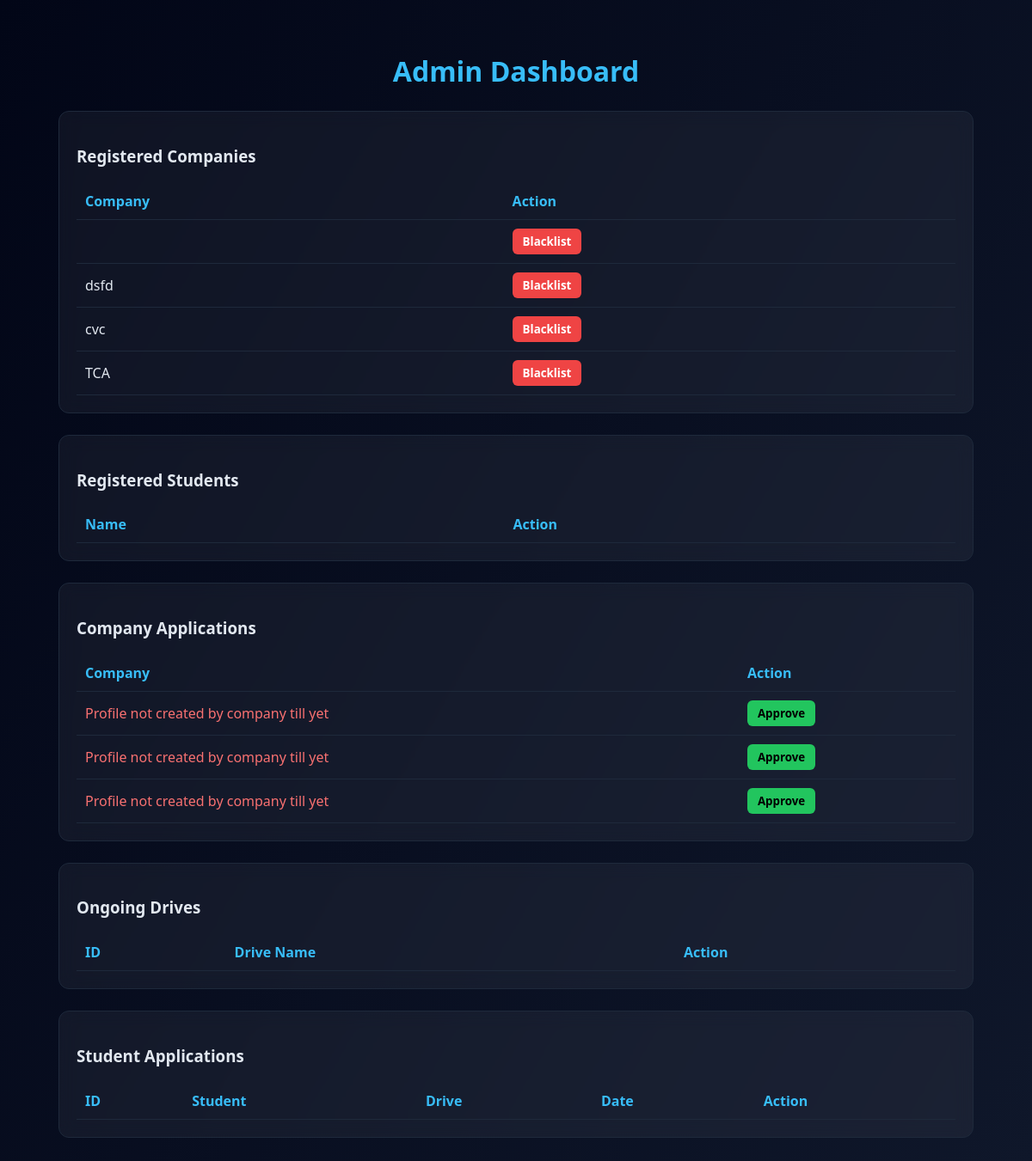
Before: /admin_dashboard with the older database file.
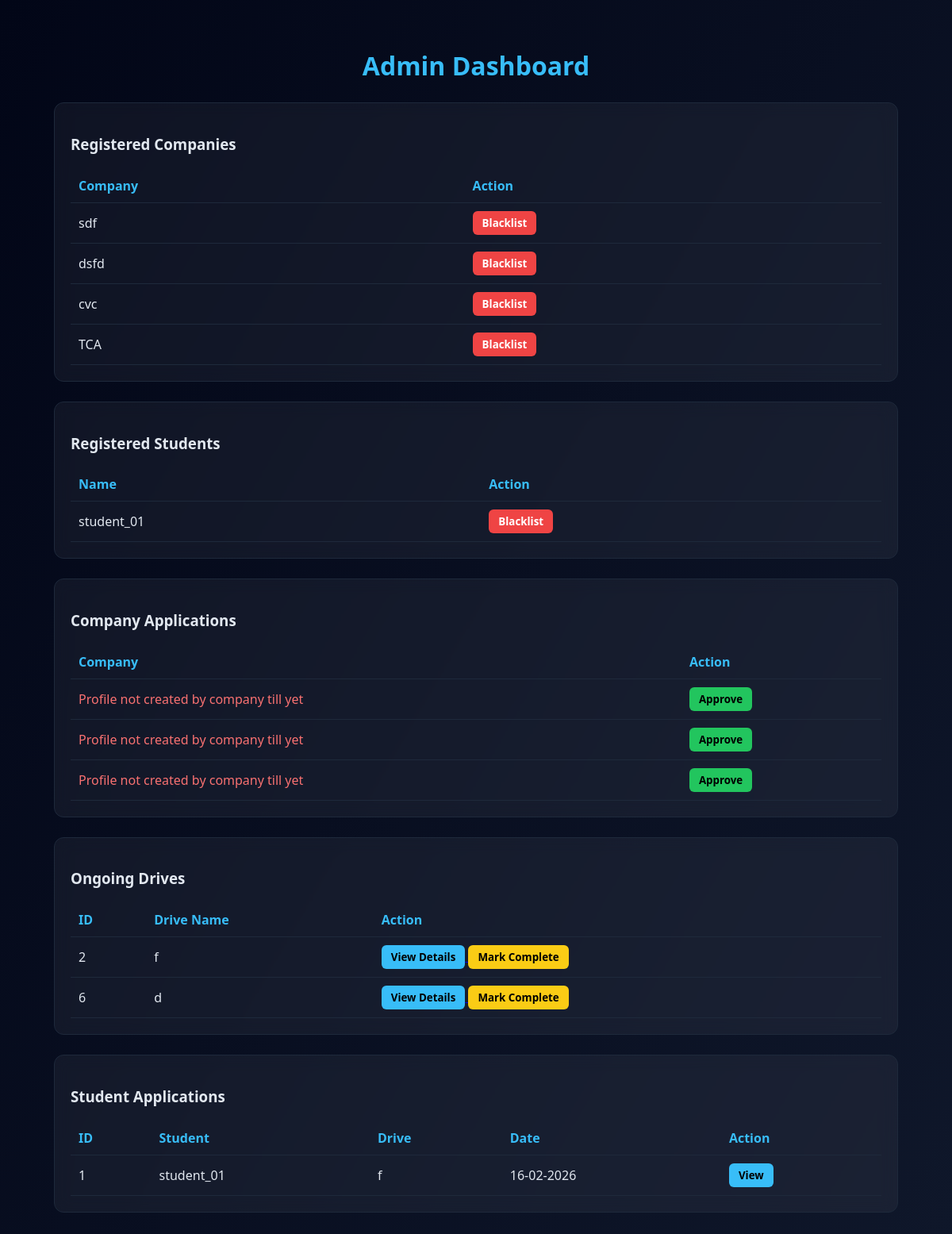
After: the same page with the newer database file.
### app.py (models this page shows)
class User(db.Model):
    __tablename__ = "users"
    id = db.Column(db.Integer, primary_key=True)
    name = db.Column(db.String(100), nullable=False)
    email = db.Column(db.String(120), unique=True, nullable=False)
    password = db.Column(db.String(200), nullable=False)
    role = db.Column(db.String(20), nullable=False)  # admin / student / company
    is_approved = db.Column(db.Boolean, default=False)
    created_at = db.Column(db.DateTime, default=datetime.utcnow)
    student_profile = db.relationship(
        "StudentProfile",
        back_populates="user",
        uselist=False,
        cascade="all, delete"
    )
    company_profile = db.relationship(
        "CompanyProfile",
        back_populates="user",
        uselist=False,
        cascade="all, delete"
    )

class CompanyProfile(db.Model):
    __tablename__ = "company_profiles"
    id = db.Column(db.Integer, primary_key=True)
    user_id = db.Column(
        db.Integer,
        db.ForeignKey("users.id"),
        nullable=False,
        unique=True
    )
    company_name = db.Column(db.String(150))
    industry = db.Column(db.String(100))
    website = db.Column(db.String(150))
    description = db.Column(db.Text)
    location = db.Column(db.String(100))
    company_size = db.Column(db.String(50))
    user = db.relationship("User", back_populates="company_profile")
    jobs = db.relationship(
        "Job",
        back_populates="company",
        cascade="all, delete"
    )

class Job(db.Model):
    __tablename__ = "jobs"
    id = db.Column(db.Integer, primary_key=True)
    company_id = db.Column(
        db.Integer,
        db.ForeignKey("company_profiles.id"),
        nullable=False
    )
    title = db.Column(db.String(150))
    skills = db.Column(db.String(200))
    salary = db.Column(db.String(50))
    is_approved = db.Column(db.Boolean, default=False)
    is_closed = db.Column(db.Boolean, default=False)
    company = db.relationship("CompanyProfile", back_populates="jobs")
    applications = db.relationship(
        "Application",
        back_populates="job",
        cascade="all, delete"
    )

class Application(db.Model):
    __tablename__ = "applications"
    id = db.Column(db.Integer, primary_key=True)
    job_id = db.Column(
        db.Integer,
        db.ForeignKey("jobs.id"),
        nullable=False
    )
    student_id = db.Column(
        db.Integer,
        db.ForeignKey("student_profiles.id"),
        nullable=False
    )
    status = db.Column(db.String(50), default="Applied")
    applied_at = db.Column(db.DateTime, default=datetime.utcnow)
    job = db.relationship("Job", back_populates="applications")
    student = db.relationship("StudentProfile", back_populates="applications")

### app.py (the view)
@app.route("/admin_dashboard")
def admin_dashboard():
    companies = User.query.filter_by(role="company", is_approved=True).all()
    students = User.query.filter_by(role="student").all()
    pending_companies = User.query.filter_by(role="company", is_approved=False).all()
    jobs = Job.query.filter_by(is_approved=True, is_closed=False).all()
    applications = Application.query.all()
    return render_template(
        "admin_dashboard.html",
        companies=companies,
        students=students,
        pending_companies=pending_companies,
        jobs=jobs,
        applications=applications
    )

### templates/admin_dashboard.html (shortened to what this page needs)
<!DOCTYPE html>
<html>
<head>
</head>
<body>
    <div class="container">
        <h1>Admin Dashboard</h1>
        <div class="card">
            <h3>Registered Companies</h3>
            <table>
                <tr>
                    <th>Company</th>
                    <th>Action</th>
                </tr>
                {% for c in companies %}
                <tr>
                    <td>{{ c.company_profile.company_name }}</td>
                    <td>
                        <a href="/blacklist/{{ c.id }}">
                            <button class="reject">Blacklist</button>
                        </a>
                    </td>
                </tr>
                {% endfor %}
            </table>
        </div>
        <div class="card">
            <h3>Registered Students</h3>
            <table>
                <tr>
                    <th>Name</th>
                    <th>Action</th>
                </tr>
                {% for s in students %}
                <tr>
                    <td>{{ s.name }}</td>
                    <td>
                        <a href="/blacklist/{{ s.id }}">
                            <button class="reject">Blacklist</button>
                        </a>
                    </td>
                </tr>
                {% endfor %}
            </table>
        </div>
        <div class="card">
            <h3>Company Applications</h3>
            <table>
                <tr>
                    <th>Company</th>
                    <th>Action</th>
                </tr>
            {% for p in pending_companies %}
            <tr>
                <td>
                    {% if p.company_profile %}
                        {{ p.company_profile.company_name }}
                    {% else %}
                        <span style="color:#f87171;">
                            Profile not created by company till yet
                        </span>
                    {% endif %}
                </td>
                <td>
                    <a href="/approve-company/{{ p.id }}">
                        <button class="approve">Approve</button>
                    </a>
                </td>
            </tr>
            {% endfor %}
            </table>
        </div>
        <div class="card">
            <h3>Ongoing Drives</h3>
            <table>
                <tr>
                    <th>ID</th>
                    <th>Drive Name</th>
                    <th>Action</th>
                </tr>
                {% for j in jobs %}
                <tr>
                    <td>{{ j.id }}</td>
                    <td>{{ j.title }}</td>
                    <td>
                        <a href="/job/{{ j.id }}">
                            <button class="view">View Details</button>
                        </a>
                        <a href="/complete-job/{{ j.id }}">
                            <button class="complete">Mark Complete</button>
                        </a>
                    </td>
                </tr>
                {% endfor %}
            </table>
        </div>
        <div class="card">
            <h3>Student Applications</h3>
            <table>
                <tr>
                    <th>ID</th>
                    <th>Student</th>
                    <th>Drive</th>
                    <th>Date</th>
                    <th>Action</th>
                </tr>
                {% for a in applications %}
                <tr>
                    <td>{{ a.id }}</td>
                    <td>{{ a.student.user.name }}</td>
                    <td>{{ a.job.title }}</td>
                    <td>{{ a.applied_at.strftime("%d-%m-%Y") }}</td>
                    <td>
                        <a href="/application/{{ a.id }}">
                            <button class="view">View</button>
                        </a>
                    </td>
                </tr>
                {% endfor %}
            </table>
        </div>
    </div>
</body>
</html>

### templates/admin_dashboard.html (style rules this page uses)
* { box-sizing: border-box; font-family: "Segoe UI", Arial; }
body { margin: 0; background: linear-gradient(120deg, #020617, #0f172a); color: #e2e8f0; padding: 40px; }
.container { width: 95%; margin: auto; }
h1 { text-align: center; color: #38bdf8; }
.card { background: rgba(255, 255, 255, 0.05); border: 1px solid #1e293b; border-radius: 12px; padding: 20px; margin-top: 25px; backdrop-filter: blur(10px); }
table { width: 100%; border-collapse: collapse; margin-top: 10px; }
th, td { padding: 10px; border-bottom: 1px solid #1e293b; }
th { color: #38bdf8; text-align: left; }
button { padding: 6px 12px; border: none; border-radius: 6px; cursor: pointer; font-weight: bold; }
.approve { background: #22c55e; color: black; }
.reject { background: #ef4444; color: white; }
.view { background: #38bdf8; color: black; }
.complete { background: #facc15; color: black; }

Changed rows visible on the page:
shown differently, row unchanged: User: company_profile.company_name (not shown) → "sdf"
added User: name "student_01", shown under "Registered Students"
now on this page (row edited): Job: id "2", title "f"
added Job: id "6", title "d"
added Application: id "1", student.user.name "student_01", job "f", applied_at "16-02-2026"
